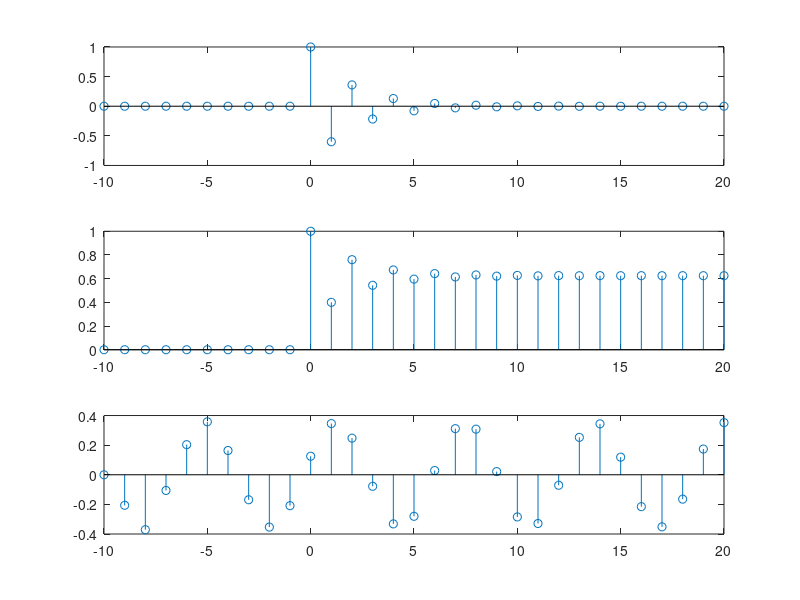
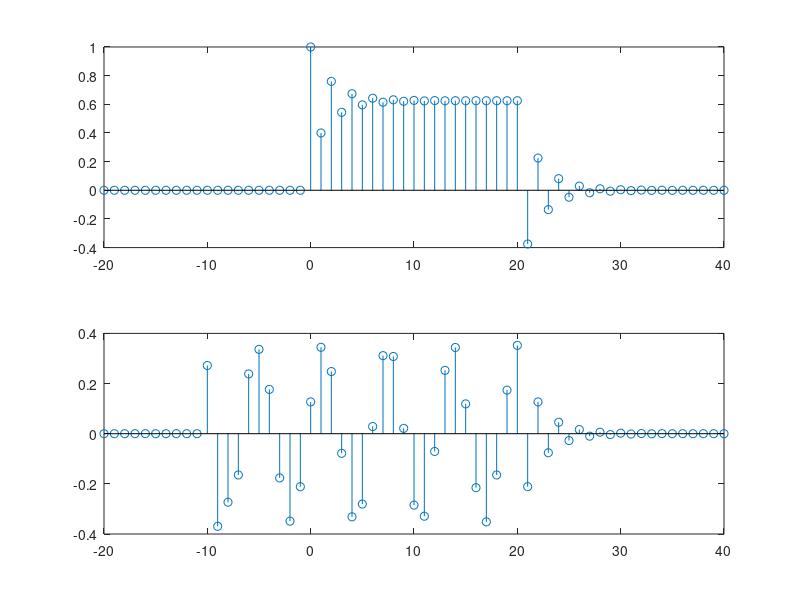

These figures' MATLAB source, in order:
n= -10:20;

x_impulse = ((n-0)==0);
x_step = ((n-0)>=0)
x_sinusoid = 0.5*sin(n)

y_impulse = zeros(1,length(n));
y_step = zeros(1,length(n));
y_sinusoid = zeros(1,length(n))

for i =2:length(x_impulse)
    y_impulse(i)=x_impulse(i)-0.6*y_impulse(i-1);
end

for i =2:length(x_step)
    y_step(i)=x_step(i)-0.6*y_step(i-1);
end

for i =2:length(x_step)
    y_sinusoid(i)=x_sinusoid(i)-0.6*y_sinusoid(i-1);
end

%verify result using convolution
k = -20:40
y_v_step = conv(y_impulse,x_step);
y_v_sinusoid = conv(y_impulse,x_sinusoid);


figure(1)
subplot(3,1,1)
stem(n,y_impulse);
subplot(3,1,2)
stem(n,y_step);
subplot(3,1,3)
stem(n,y_sinusoid);

%plotting verified result after convolution
figure(2)
subplot(2,1,1)
stem(k,y_v_step);
subplot(2,1,2)
stem(k,y_v_sinusoid);


